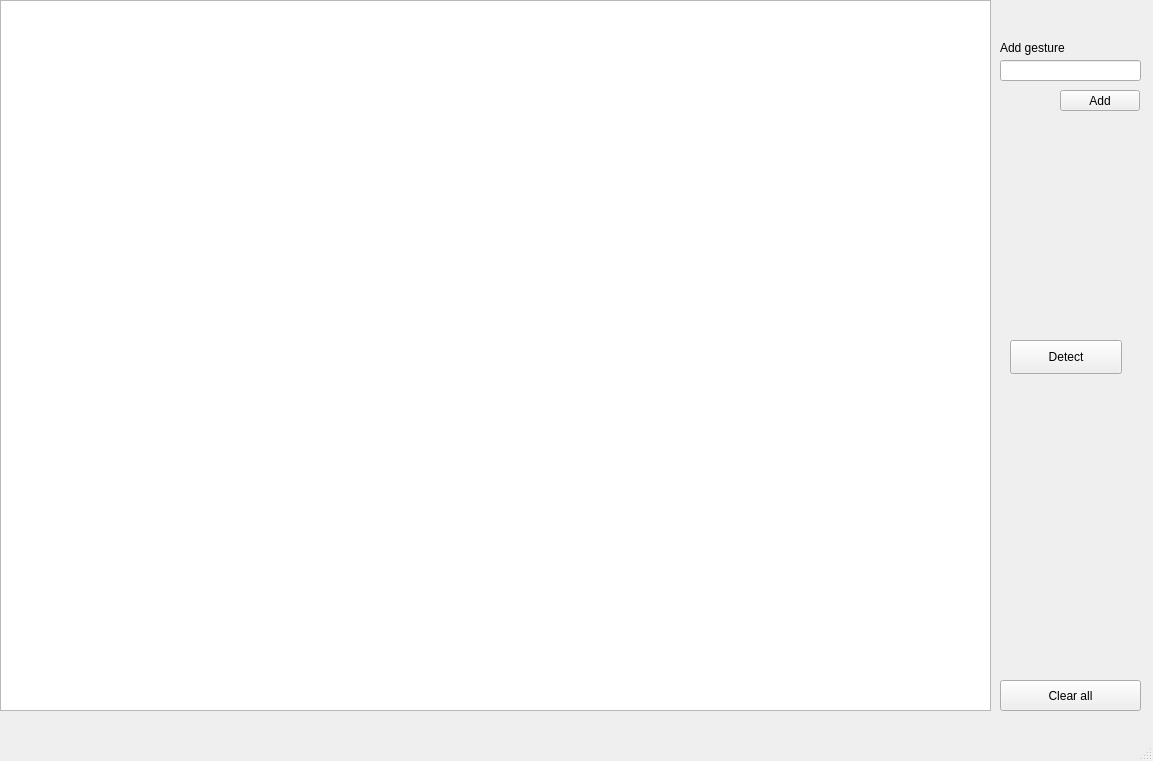
<?xml version="1.0" encoding="UTF-8"?>
<ui version="4.0">
 <class>ReconizerWindow</class>
 <widget class="QMainWindow" name="ReconizerWindow">
  <property name="geometry">
   <rect>
    <x>0</x>
    <y>0</y>
    <width>1153</width>
    <height>761</height>
   </rect>
  </property>
  <property name="windowTitle">
   <string>MainWindow</string>
  </property>
  <widget class="QWidget" name="centralwidget">
   <widget class="QGraphicsView" name="graphicsView">
    <property name="geometry">
     <rect>
      <x>0</x>
      <y>0</y>
      <width>991</width>
      <height>711</height>
     </rect>
    </property>
   </widget>
   <widget class="QLabel" name="label">
    <property name="geometry">
     <rect>
      <x>1000</x>
      <y>40</y>
      <width>91</width>
      <height>16</height>
     </rect>
    </property>
    <property name="text">
     <string>Add gesture</string>
    </property>
   </widget>
   <widget class="QLineEdit" name="lineEdit">
    <property name="geometry">
     <rect>
      <x>1000</x>
      <y>60</y>
      <width>141</width>
      <height>21</height>
     </rect>
    </property>
   </widget>
   <widget class="QPushButton" name="addButon">
    <property name="geometry">
     <rect>
      <x>1060</x>
      <y>90</y>
      <width>80</width>
      <height>21</height>
     </rect>
    </property>
    <property name="text">
     <string>Add</string>
    </property>
   </widget>
   <widget class="QPushButton" name="pushButton">
    <property name="geometry">
     <rect>
      <x>1000</x>
      <y>680</y>
      <width>141</width>
      <height>31</height>
     </rect>
    </property>
    <property name="text">
     <string>Clear all</string>
    </property>
   </widget>
   <widget class="QPushButton" name="DetectButton">
    <property name="geometry">
     <rect>
      <x>1010</x>
      <y>340</y>
      <width>112</width>
      <height>34</height>
     </rect>
    </property>
    <property name="text">
     <string>Detect</string>
    </property>
   </widget>
  </widget>
  <widget class="QMenuBar" name="menubar">
   <property name="geometry">
    <rect>
     <x>0</x>
     <y>0</y>
     <width>1153</width>
     <height>20</height>
    </rect>
   </property>
  </widget>
  <widget class="QStatusBar" name="statusbar"/>
 </widget>
 <resources/>
 <connections/>
</ui>
